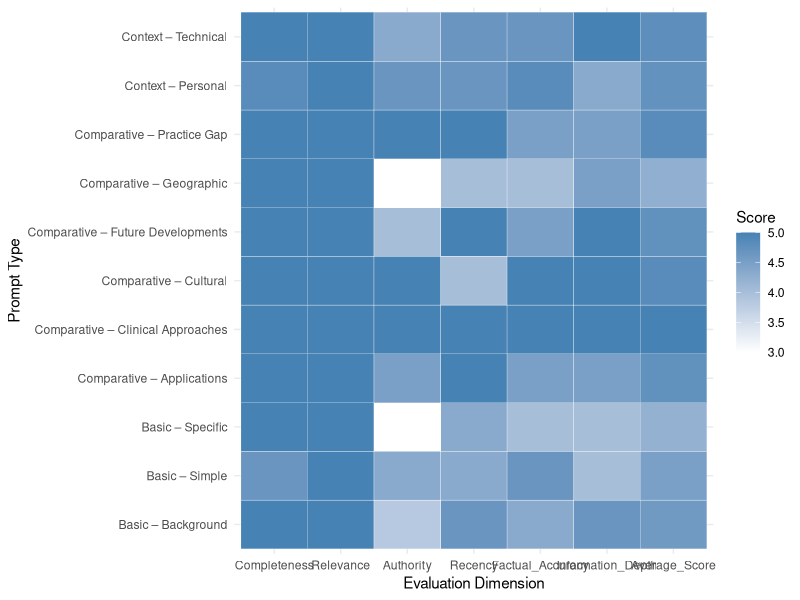
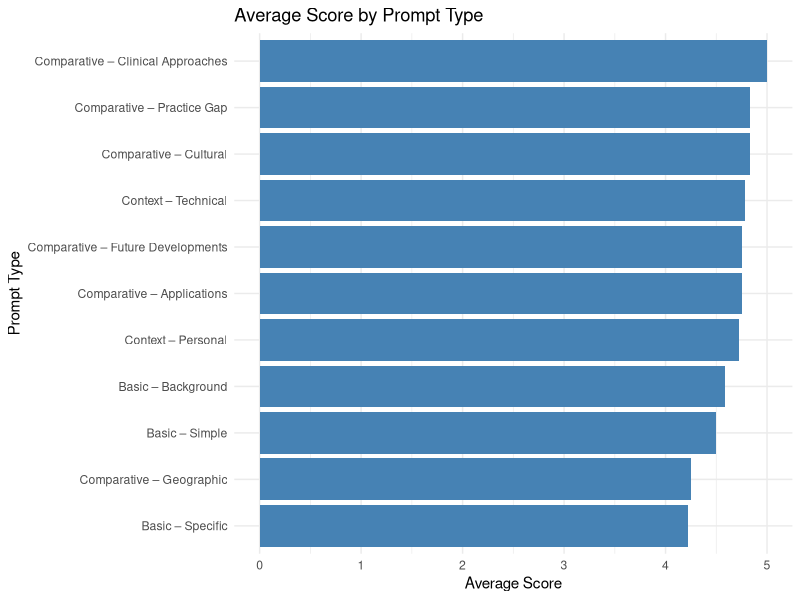

Recreate these plots in R, in order.
## ---- chunk 1
knitr::opts_chunk$set(echo = FALSE, message = FALSE, warning = FALSE)
library(readr)
library(dplyr)
library(knitr)
library(ggplot2)
library(reshape2)
## ---- chunk 2

scores <- read_csv("Prompt Evaluation Table.csv", show_col_types = FALSE)
kable(head(scores, 5), format = "markdown")
## ---- chunk 3
score_summary <- scores %>%
  group_by(Prompt_Type) %>%
  summarise(
    Completeness = round(mean(Completeness), 2),
    Relevance = round(mean(Relevance), 2),
    Authority = round(mean(Authority), 2),
    Recency = round(mean(Recency), 2),
    Factual_Accuracy = round(mean(Factual_Accuracy), 2),
    Information_Depth = round(mean(Information_Depth), 2),
    Average_Score = round(mean(Average_Score), 2)
  )

kable(score_summary)
## ---- chunk 4
library(reshape2)
library(ggplot2)

score_long <- melt(score_summary, id.vars = "Prompt_Type")
ggplot(score_long, aes(x = variable, y = Prompt_Type, fill = value)) +
  geom_tile(color = "white") +
  scale_fill_gradient(low = "white", high = "steelblue") +
  labs(x = "Evaluation Dimension", y = "Prompt Type", fill = "Score") +
  theme_minimal()

## ---- chunk 5
ggplot(score_summary, aes(x = reorder(Prompt_Type, Average_Score), y = Average_Score)) +
  geom_col(fill = "steelblue") +
  coord_flip() +
  labs(title = "Average Score by Prompt Type", x = "Prompt Type", y = "Average Score") +
  theme_minimal()

